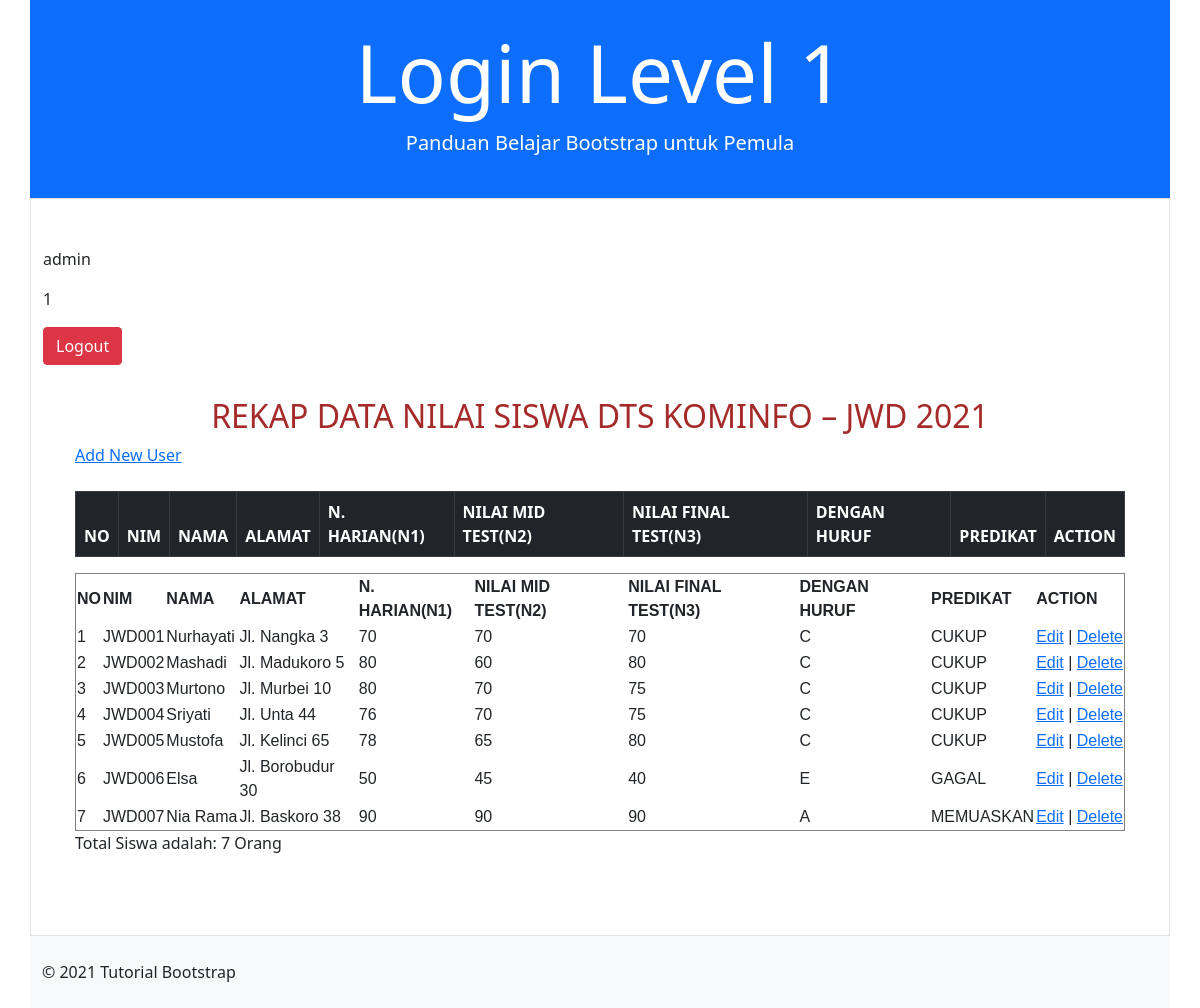
Screenshot of /boot1.php (signed in) with the database file from the repository.
### tables this page shows
CREATE TABLE `nilais` (
  `id` int(11) NOT NULL,
  `nim` varchar(6) NOT NULL,
  `nama` varchar(20) NOT NULL,
  `alamat` varchar(30) NOT NULL,
  `n1` int(11) NOT NULL,
  `n2` int(11) NOT NULL,
  `n3` int(11) NOT NULL
);

### boot1.php (the view, shortened to what this page needs)
<?php
include 'koneksi.php';
if ($_SESSION['username'] == '' || $_SESSION['level'] != '1') {
  ?>
  <script language="JavaScript">
    document.location = 'index.php';
  </script>
<?php
} else {
  ?>
  <!DOCTYPE html>
  <html lang="en">
  <head>
    <link href="https://cdn.jsdelivr.net/npm/bootstrap@5.0.0-beta3/dist/css/bootstrap.min.css" rel="stylesheet">
  </head>
  <body>
    <header class="container bg-primary text-white">
      <div class="row">
        <div class="col-12 py-4 text-center">
          <h1 class="display-1">Login Level 1</h1>
          <p class="lead">Panduan Belajar Bootstrap untuk Pemula</p>
        </div>
      </div>
    </header>
    <main class="container border">
      <div class="row">
        <div class="col-12 py-5">
          <p><?php echo $_SESSION['username']; ?></p>
          <p><?php echo $_SESSION['level'] ?></p>
          <p><a class="btn btn-danger btn-md" href="logout.php" role="button"> Logout</a></p>
          <div style="padding: 1rem 2rem;">
            <h2 style="color:brown; text-align:center;">REKAP DATA NILAI SISWA DTS KOMINFO – JWD 2021</h2>
            <a href="add.php">Add New User</a><br /><br />
            <table class="table table-striped table-bordered" id="tabel-data">
              <thead class="table-dark">
                <tr>
                  <th class="col">NO</th>
                  <th class="col">NIM</th>
                  <th class="col">NAMA</th>
                  <th class="col">ALAMAT</th>
                  <th class="col">N. HARIAN(N1)</th>
                  <th class="col">NILAI MID TEST(N2)</th>
                  <th class="col">NILAI FINAL TEST(N3)</th>
                  <th class="col">DENGAN HURUF</th>
                  <th class="col">PREDIKAT</th>
                  <th class="col">ACTION</th>
                </tr>
              </thead>
            </table>
            <table width='100%' border="1" style="font-family: Arial, Helvetica, sans-serif;
  border-collapse: collapse;">
              <tr>
                <th class="tengah">NO</th>
                <th class="tengah">NIM</th>
                <th class="tengah">NAMA</th>
                <th class="tengah">ALAMAT</th>
                <th class="tengah">N. HARIAN(N1)</th>
                <th class="tengah">NILAI MID TEST(N2)</th>
                <th class="tengah">NILAI FINAL TEST(N3)</th>
                <th class="tengah">DENGAN HURUF</th>
                <th class="tengah">PREDIKAT</th>
                <th class="tengah">ACTION</th>
              </tr>
              <?php
                $result = mysqli_query($konek, "SELECT * FROM nilais order by id ASC");
                $total = $result->num_rows;
                $no = 1;
                while ($user_data = mysqli_fetch_array($result)) {
                  $n1 = $user_data['n1'];
                  $n2 = $user_data['n2'];
                  $n3 = $user_data['n3'];
                  $sum = floatval($n1) + floatval($n2) + floatval($n3);
                  $average = $sum / 3;
                  if ($average > 89) {
                    $grade = "A";
                    $predikat = "MEMUASKAN";
                  } else if ($average > 79) {
                    $grade = "B";
                    $predikat = "BAIK";
                  } else if ($average > 69) {
                    $grade = "C";
                    $predikat = "CUKUP";
                  } else if ($average > 59) {
                    $grade = "D";
                    $predikat = "KURANG";
                  } else {
                    $grade = "E";
                    $predikat = "GAGAL";
                  }
                  echo "<tr>";
                  echo "<td class='tengah'>" . $no++ .  "</td>";
                  echo "<td class='kiri'>" . $user_data['nim'] . "</td>";
                  echo "<td class='kiri'>" . $user_data['nama'] . "</td>";
                  echo "<td class='kiri'>" . $user_data['alamat'] . "</td>";
                  echo "<td class='tengah'>" . $n1 . "</td>";
                  echo "<td class='tengah'>" . $n2 . "</td>";
                  echo "<td class='tengah'>" . $n3 . "</td>";
                  echo "<td class='tengah'>" . $grade . "</td>";
                  echo "<td class='tengah'>" . $predikat . "</td>";
                  echo "<td><a href='edit.php?id=$user_data[id]'>Edit</a> | <a href='delete.php?id=$user_data[id]'>Delete</a></td></tr>";
                }
                ?>
            </table>
            <p>Total Siswa adalah: <?= $total ?> Orang</p>
          </div>
        </div>
      </div>
    </main>
    <footer class="container bg-light">
      <div class="row">
        <div class="col-12 py-4">
          &copy; 2021 Tutorial Bootstrap
        </div>
      </div>
    </footer>
  </body>
  </html>
<?php
}
?>

### rows the page displays
nilais: nim "JWD001", nama "Nurhayati", alamat "Jl. Nangka 3", n1 "70", n2 "70", n3 "70", grade "C", predikat "CUKUP"
nilais: nim "JWD002", nama "Mashadi", alamat "Jl. Madukoro 5", n1 "80", n2 "60", n3 "80", grade "C", predikat "CUKUP"
nilais: nim "JWD003", nama "Murtono", alamat "Jl. Murbei 10", n1 "80", n2 "70", n3 "75", grade "C", predikat "CUKUP"
nilais: nim "JWD004", nama "Sriyati", alamat "Jl. Unta 44", n1 "76", n2 "70", n3 "75", grade "C", predikat "CUKUP"
nilais: nim "JWD005", nama "Mustofa", alamat "Jl. Kelinci 65", n1 "78", n2 "65", n3 "80", grade "C", predikat "CUKUP"
nilais: nim "JWD006", nama "Elsa", alamat "Jl. Borobudur 30", n1 "50", n2 "45", n3 "40", grade "E", predikat "GAGAL"
nilais: nim "JWD007", nama "Nia Rama", alamat "Jl. Baskoro 38", n1 "90", n2 "90", n3 "90", grade "A", predikat "MEMUASKAN"

### other values shown
$_SESSION['username'] "admin"
$_SESSION['level'] "1"
$total "7"
